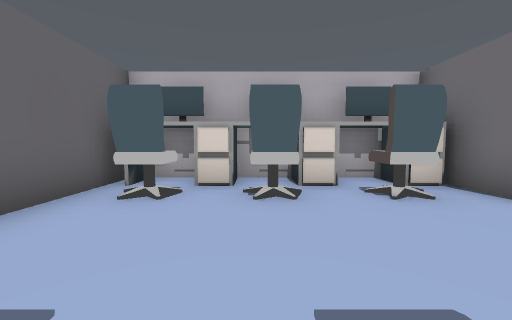
[1] (above)

24 first-person views from a walk through a Unity game level. The camera is 1.5 m above the floor, tilts 4° down and sees 90° across. The floor is counted in squares, 2 m on a side. Each view is taken from the middle of a square. On the plan, view 1 faces up. The plan holds only what a view shows up to about 9 squares ahead; the rest is blank. The player is left out. Some animated figures are not drawn.

[2]
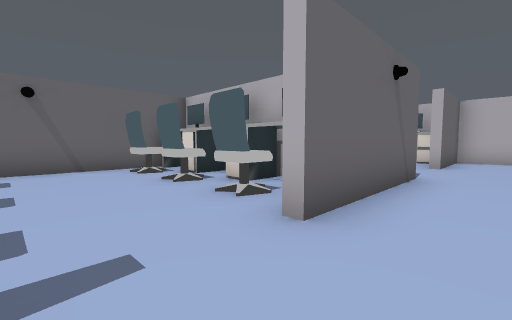

[3]
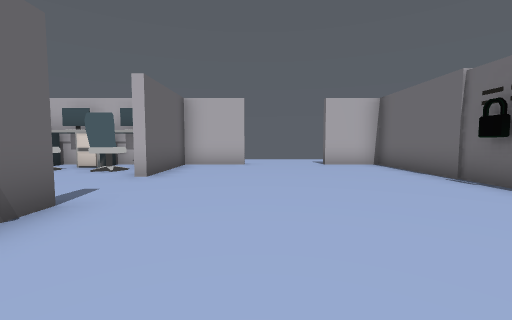

[4]
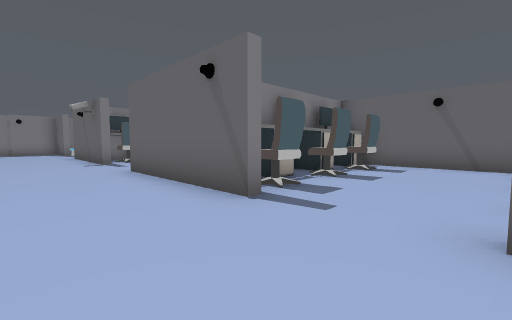

[5]
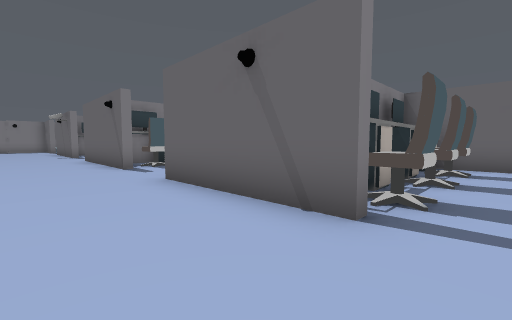

[6]
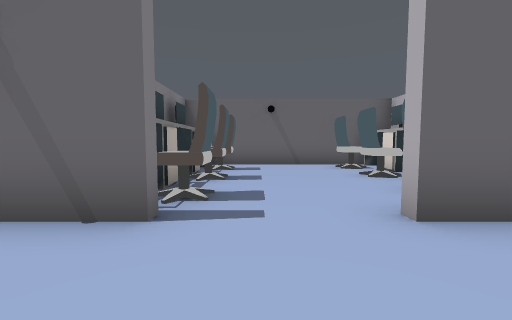

[7]
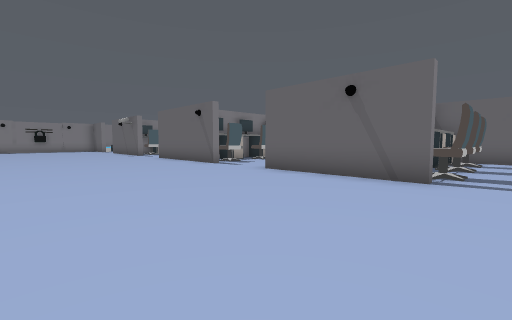

[8]
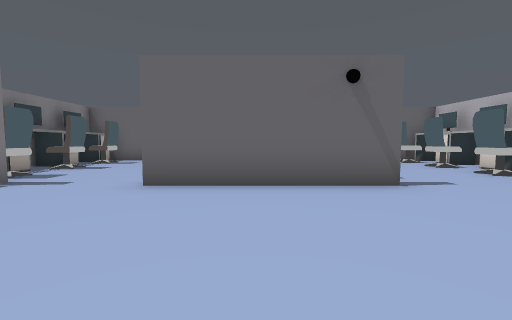

[9]
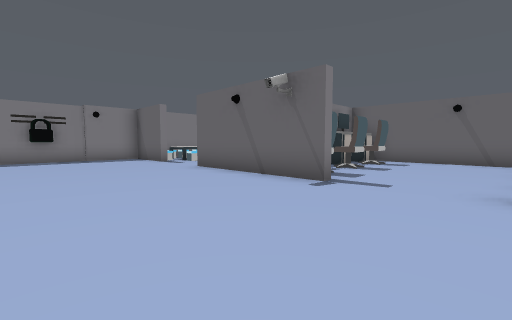

[10]
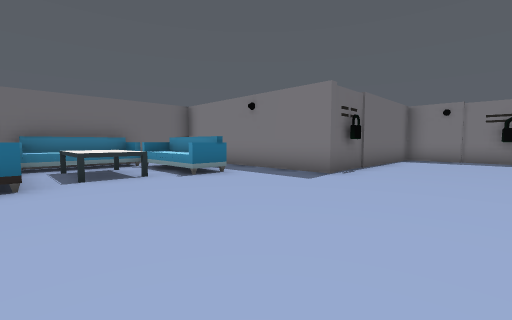

[11]
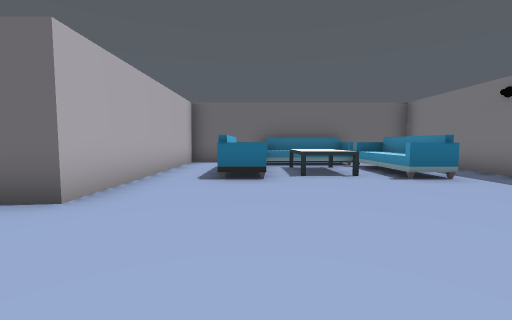

[12]
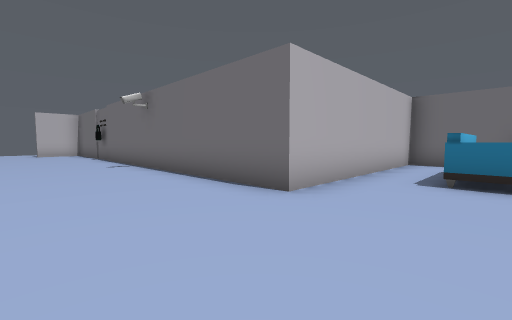

[13]
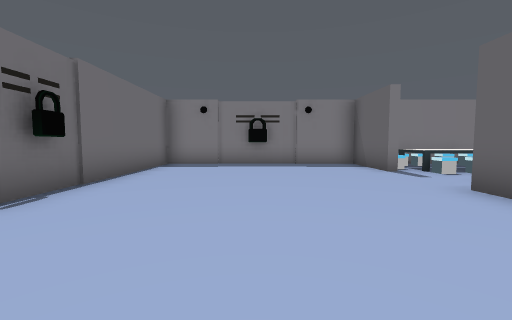

[14]
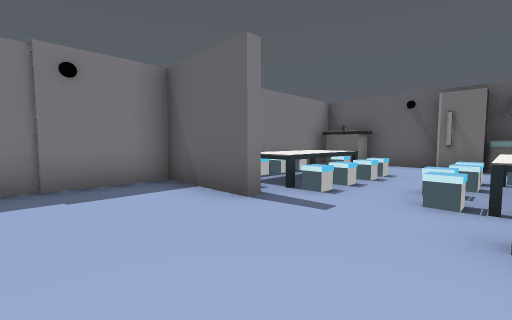

[15]
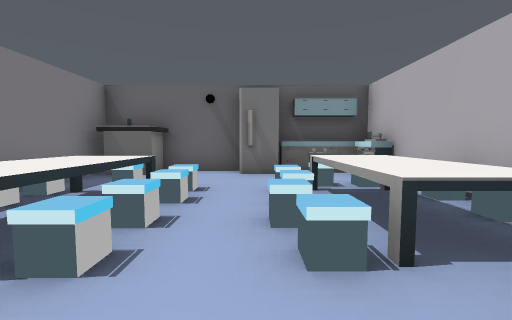

[16]
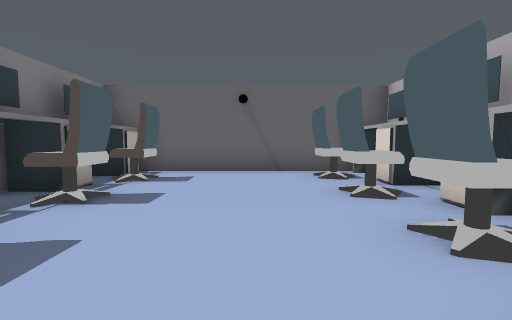

[17]
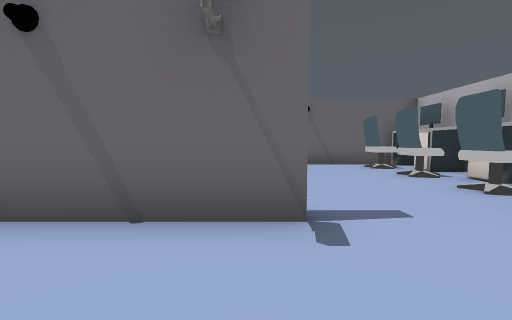

[18]
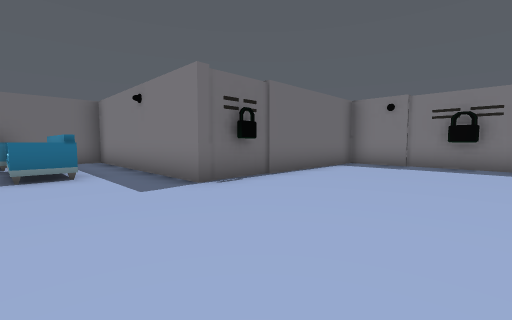

[19]
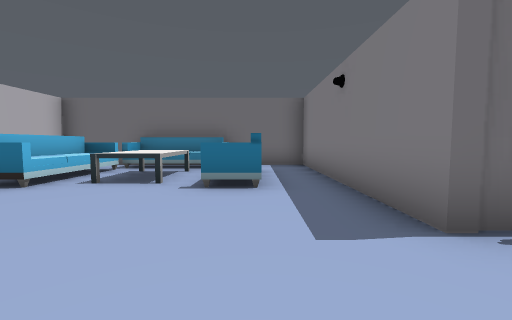

[20]
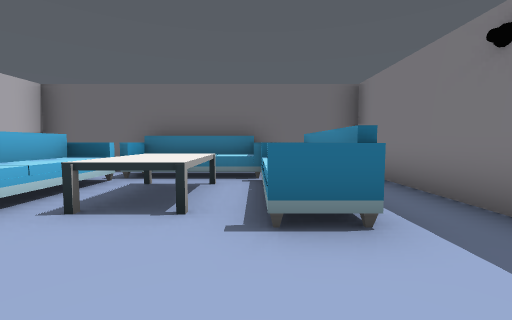

[21]
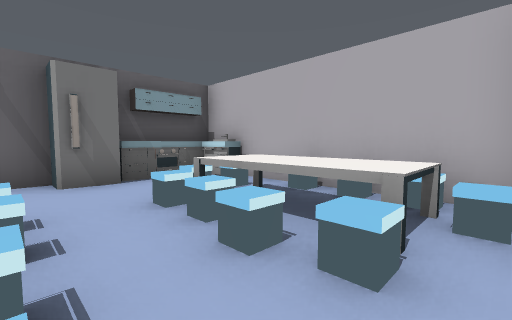

[22]
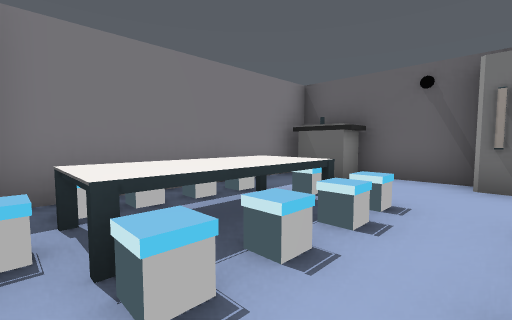

[23]
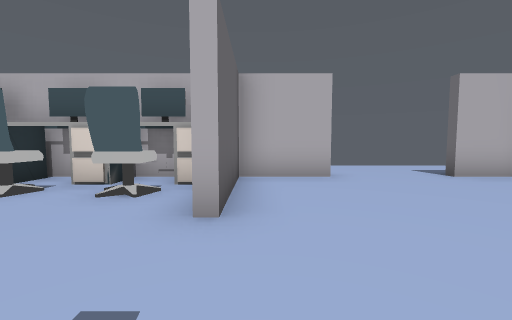

[24]
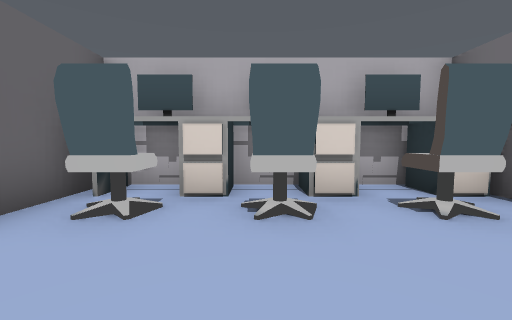

### Floor plan
Points are (right, up) in squares from view 1. A wall is a line through its corners. A room is listed if a view was taken in it or the views show most of it. See-through windows are left out.
Room 1 (views 1, 2, 3, 4, 5, 6, 7, 8, 9, 10, 11, 12, 13, 14, 15, 16, 17, 18, 19, 20, 21, 22, 23, 24)
walls: (3.6, -2.4) (3.6, -4); (3.6, 4.6) (3.6, 3); (3.6, -8.4) (3.6, -11); (-2.6, -2.4) (-2.6, -8.1); (3.1, -9.1) (-2.6, -9.1) (-2.6, -11.5); (-2.6, 5.1) (-2.6, -0.6); (10, -9.6) (16.5, -9.6) (16.5, -6.9); (10.1, 9.1) (10.1, 12.5) (8.2, 12.5); (16.5, -4.5) (16.5, -1.6) (10.1, -1.6) (10.1, 5.8); (3.6, -14.4) (3.6, -15.8) (5.6, -15.8); (5.6, 12.5) (3.6, 12.5) (3.6, 9.5) (3.2, 9.5); (2.8, 12.5) (-2.4, 12.5); (-2.6, -12.4) (-2.6, -14.5); (-2.6, 12.1) (-2.6, 6.5); (8.4, -15.8) (10.1, -15.8) (10.1, -11.5); (-2.5, -15.8) (3.1, -15.8)
ways out: opening at (8, 14.5); opening at (10, 8.5)
objects: other object (-2, -15) to (-2, -14); other object (-2, -12); other object (-2, -11) to (-2, -10); other object (-2, -8); other object (-2, -2) to (-1, -2); other object (-2, -1) to (-1, -1); other object (-2, 4); other object (-2, 5) to (-1, 5); other object (-2, 6) to (-1, 6); other object (-1, -11) to (0, -11); other object (-1, -10) to (0, -10); other object (-1, -8) to (-1, -7); other object (-1, -3); other object (-1, 0); other object (-1, 7); other object (-1, 11); other object (-1, 12); other object (0, -15); other object (0, -14); other object (0, -13); other object (0, -12); other object (0, -8) to (1, -7); other object (0, -3); other object (0, -2) to (1, -2); other object (0, -1) to (1, -1); other object (0, 4); other object (0, 5) to (1, 5); other object (0, 6) to (1, 6); other object (0, 11); other object (0, 12) to (1, 12); other object (1, -15); other object (1, -14) to (2, -14); other object (1, -13); other object (1, -12) to (1, -11); other object (1, -10); other object (1, -9); other object (1, 0); other object (1, 7); other object (2, -15); other object (2, -13); other object (2, -12); other object (2, -11); other object (2, -10); other object (2, -8) to (3, -7); other object (2, -3); other object (2, -3) to (3, -2); other object (2, -1) to (3, -1); other object (2, 4); other object (2, 4) to (3, 5); other object (2, 6) to (3, 6); other object (2, 11); other object (2, 12) to (3, 12); other object (3, -14); other object (3, -10); other object (3, -8); other object (3, 0); other object (3, 7); other object (6, -16) to (8, -16); other object (10, 8); sofa (13, -8) to (15, -7); other object (13, -6) to (14, -5); sofa (13, -4) to (15, -4); sofa (15, -7) to (16, -5)

Positions as (right, up) in squares from view 1, and headings:
1: (0, 0), facing up
2: (5, 1), facing up-left
3: (6, 4), facing up
4: (6, 3), facing down-left
5: (6, 8), facing down-left
6: (6, 8), facing left
7: (9, 8), facing down-left
8: (8, -2), facing left
9: (8, -4), facing down-left
10: (7, -4), facing down-right
11: (7, -4), facing right
12: (7, -4), facing up-right
13: (7, -7), facing down
14: (6, -11), facing down-left
15: (4, -12), facing left
16: (4, -5), facing left
17: (6, -7), facing left
18: (6, -7), facing down-right
19: (8, -8), facing right
20: (10, -7), facing right
21: (3, -13), facing up-left
22: (3, -12), facing down-left
23: (4, 7), facing up
24: (0, 8), facing up
